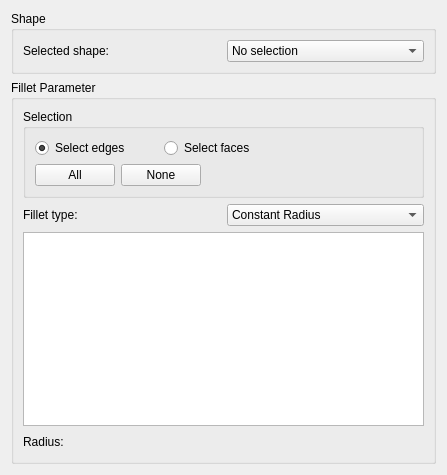
<?xml version="1.0" encoding="UTF-8"?>
<ui version="4.0">
 <class>CADSimplifierGui::DlgGetNeighborFaces</class>
 <widget class="QWidget" name="CADSimplifierGui::DlgGetNeighborFaces">
  <property name="geometry">
   <rect>
    <x>0</x>
    <y>0</y>
    <width>447</width>
    <height>475</height>
   </rect>
  </property>
  <property name="windowTitle">
   <string>Get NeighborFaces</string>
  </property>
  <layout class="QGridLayout" name="gridLayout_3">
   <item row="0" column="0">
    <widget class="QGroupBox" name="groupBox">
     <property name="title">
      <string>Shape</string>
     </property>
     <layout class="QHBoxLayout">
      <property name="spacing">
       <number>6</number>
      </property>
      <property name="leftMargin">
       <number>9</number>
      </property>
      <property name="topMargin">
       <number>9</number>
      </property>
      <property name="rightMargin">
       <number>9</number>
      </property>
      <property name="bottomMargin">
       <number>9</number>
      </property>
      <item>
       <widget class="QLabel" name="label">
        <property name="text">
         <string>Selected shape:</string>
        </property>
       </widget>
      </item>
      <item>
       <widget class="QComboBox" name="shapeObject">
        <item>
         <property name="text">
          <string>No selection</string>
         </property>
        </item>
       </widget>
      </item>
     </layout>
    </widget>
   </item>
   <item row="1" column="0">
    <widget class="QGroupBox" name="parameterName">
     <property name="title">
      <string>Fillet Parameter</string>
     </property>
     <layout class="QGridLayout" name="gridLayout_2">
      <item row="0" column="0" colspan="2">
       <widget class="QGroupBox" name="groupBox_3">
        <property name="title">
         <string>Selection</string>
        </property>
        <layout class="QGridLayout" name="gridLayout">
         <item row="0" column="0" colspan="2">
          <widget class="QRadioButton" name="selectEdges">
           <property name="text">
            <string>Select edges</string>
           </property>
           <property name="checked">
            <bool>true</bool>
           </property>
          </widget>
         </item>
         <item row="0" column="2" colspan="2">
          <widget class="QRadioButton" name="selectFaces">
           <property name="text">
            <string>Select faces</string>
           </property>
          </widget>
         </item>
         <item row="1" column="0">
          <widget class="QPushButton" name="selectAllButton">
           <property name="text">
            <string>All</string>
           </property>
          </widget>
         </item>
         <item row="1" column="1" colspan="2">
          <widget class="QPushButton" name="selectNoneButton">
           <property name="text">
            <string>None</string>
           </property>
          </widget>
         </item>
         <item row="1" column="3">
          <spacer name="horizontalSpacer">
           <property name="orientation">
            <enum>Qt::Horizontal</enum>
           </property>
           <property name="sizeHint" stdset="0">
            <size>
             <width>221</width>
             <height>20</height>
            </size>
           </property>
          </spacer>
         </item>
        </layout>
       </widget>
      </item>
      <item row="1" column="0">
       <widget class="QLabel" name="labelfillet">
        <property name="text">
         <string>Fillet type:</string>
        </property>
       </widget>
      </item>
      <item row="1" column="1">
       <widget class="QComboBox" name="filletType">
        <item>
         <property name="text">
          <string>Constant Radius</string>
         </property>
        </item>
        <item>
         <property name="text">
          <string>Variable Radius</string>
         </property>
        </item>
       </widget>
      </item>
      <item row="2" column="0" colspan="2">
       <widget class="QTreeView" name="treeView"/>
      </item>
      <item row="3" column="0" colspan="2">
       <layout class="QHBoxLayout">
        <property name="spacing">
         <number>6</number>
        </property>
        <property name="leftMargin">
         <number>0</number>
        </property>
        <property name="topMargin">
         <number>0</number>
        </property>
        <property name="rightMargin">
         <number>0</number>
        </property>
        <property name="bottomMargin">
         <number>0</number>
        </property>
        <item>
         <widget class="QLabel" name="labelRadius">
          <property name="text">
           <string>Radius:</string>
          </property>
         </widget>
        </item>
        <item>
         <widget class="Gui::QuantitySpinBox" name="filletStartRadius" native="true">
          <property name="unit" stdset="0">
           <string notr="true">mm</string>
          </property>
          <property name="singleStep" stdset="0">
           <double>0.100000000000000</double>
          </property>
          <property name="value" stdset="0">
           <double>1.000000000000000</double>
          </property>
         </widget>
        </item>
        <item>
         <widget class="Gui::QuantitySpinBox" name="filletEndRadius" native="true">
          <property name="unit" stdset="0">
           <string notr="true">mm</string>
          </property>
          <property name="singleStep" stdset="0">
           <double>0.100000000000000</double>
          </property>
          <property name="value" stdset="0">
           <double>1.000000000000000</double>
          </property>
         </widget>
        </item>
        <item>
         <spacer>
          <property name="orientation">
           <enum>Qt::Horizontal</enum>
          </property>
          <property name="sizeType">
           <enum>QSizePolicy::Minimum</enum>
          </property>
          <property name="sizeHint" stdset="0">
           <size>
            <width>40</width>
            <height>20</height>
           </size>
          </property>
         </spacer>
        </item>
       </layout>
      </item>
     </layout>
    </widget>
   </item>
  </layout>
 </widget>
 <customwidgets>
  <customwidget>
   <class>Gui::QuantitySpinBox</class>
   <extends>QWidget</extends>
   <header>Gui/QuantitySpinBox.h</header>
  </customwidget>
 </customwidgets>
 <tabstops>
  <tabstop>shapeObject</tabstop>
  <tabstop>filletType</tabstop>
  <tabstop>treeView</tabstop>
  <tabstop>filletStartRadius</tabstop>
  <tabstop>filletEndRadius</tabstop>
 </tabstops>
 <resources/>
 <connections/>
</ui>
